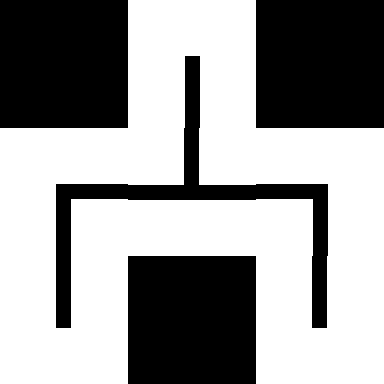

Tiled map render using the project's own tile images. Description and the whole map definition, tile-layer contents included, below:
An orthogonal 3x3 tile map with 128x128 px tiles, 1 tile layer (Tile Layer 1).

<map version="1.5" tiledversion="1.7.2" orientation="orthogonal" renderorder="right-down" width="3" height="3" tilewidth="128" tileheight="128" infinite="0" nextlayerid="2" nextobjectid="1">
 <tileset firstgid="1" name="g1" tilewidth="128" tileheight="128" tilecount="15" columns="0">
  <grid orientation="orthogonal" width="1" height="1" />
  <tile id="0">
   <image width="128" height="128" source="../tileset/0.bmp" />
  </tile>
  <tile id="1">
   <image width="128" height="128" source="../tileset/1.bmp" />
  </tile>
  <tile id="2">
   <image width="128" height="128" source="../tileset/2.bmp" />
  </tile>
  <tile id="3">
   <image width="128" height="128" source="../tileset/3.bmp" />
  </tile>
  <tile id="4">
   <image width="128" height="128" source="../tileset/4.bmp" />
  </tile>
  <tile id="5">
   <image width="128" height="128" source="../tileset/5.bmp" />
  </tile>
  <tile id="6">
   <image width="128" height="128" source="../tileset/6.bmp" />
  </tile>
  <tile id="7">
   <image width="128" height="128" source="../tileset/7.bmp" />
  </tile>
  <tile id="8">
   <image width="128" height="128" source="../tileset/8.bmp" />
  </tile>
  <tile id="9">
   <image width="128" height="128" source="../tileset/9.bmp" />
  </tile>
  <tile id="10">
   <image width="128" height="128" source="../tileset/10.bmp" />
  </tile>
  <tile id="11">
   <image width="128" height="128" source="../tileset/11.bmp" />
  </tile>
  <tile id="12">
   <image width="128" height="128" source="../tileset/12.bmp" />
  </tile>
  <tile id="13">
   <image width="128" height="128" source="../tileset/13.bmp" />
  </tile>
  <tile id="14">
   <image width="128" height="128" source="../tileset/14.bmp" />
  </tile>
 </tileset>
 <layer id="1" name="Tile Layer 1" width="3" height="3">
  <data encoding="csv">
0,3,0,
8,11,9,
1,0,1
</data>
 </layer>
</map>
